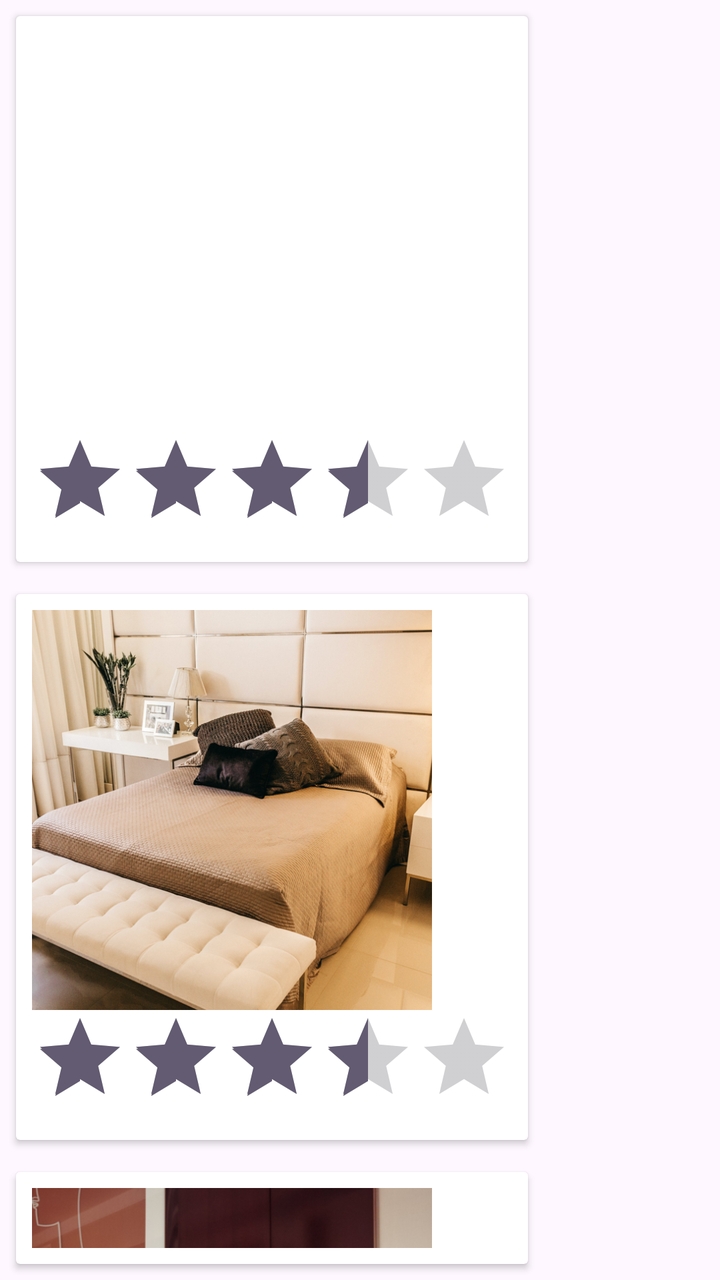
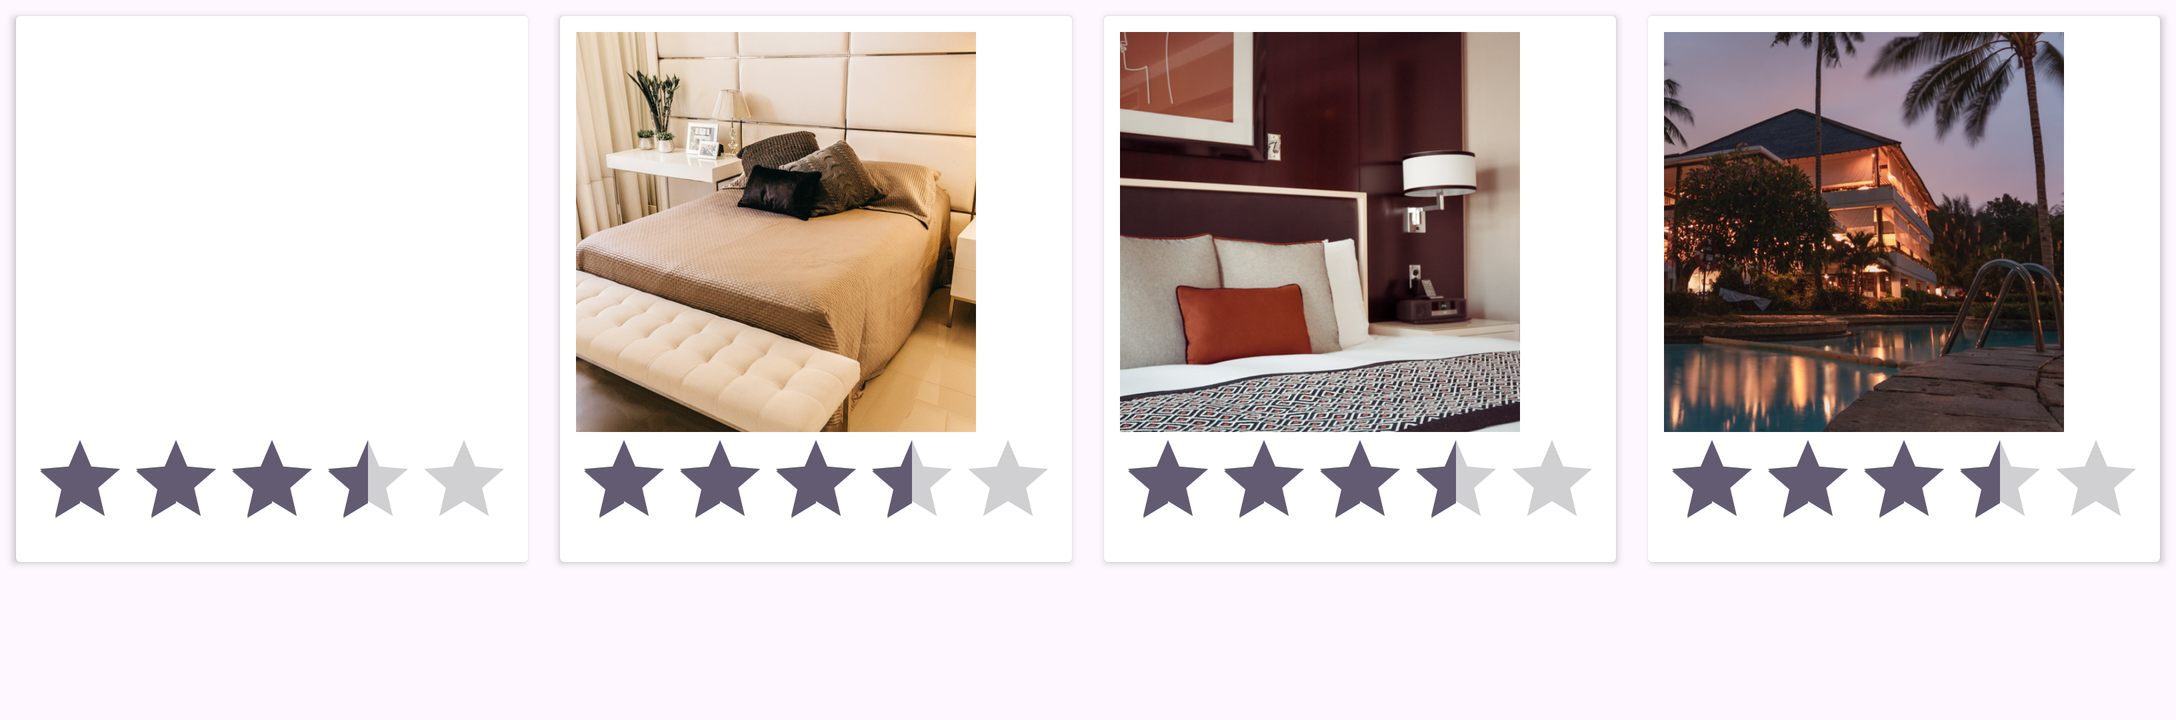

First picture: res/layout/ on a phone held upright. Second picture: the repository's own variant of that layout, on a device whose configuration matches the variant's folder. Source for both follows.
<!-- AndroidManifest.xml: application theme Theme.AppHoteles -->
<!-- res/layout/activity_visited.xml -->
<?xml version="1.0" encoding="utf-8"?>
<HorizontalScrollView xmlns:android="http://schemas.android.com/apk/res/android"
    android:layout_width="match_parent"
    android:layout_height="match_parent"
    android:fillViewport="true">

    <LinearLayout
        android:layout_width="wrap_content"
        android:layout_height="match_parent"
        android:orientation="vertical">

        <androidx.cardview.widget.CardView
            android:layout_width="wrap_content"
            android:layout_height="wrap_content"
            android:layout_margin="8dp">

            <LinearLayout
                android:layout_width="wrap_content"
                android:layout_height="wrap_content"
                android:orientation="vertical"
                android:padding="8dp">

                <ImageView
                    android:layout_width="200dp"
                    android:layout_height="200dp"
                    android:scaleType="centerCrop"
                    android:src="@drawable/hotel1" />

                <RatingBar
                    android:layout_width="wrap_content"
                    android:layout_height="wrap_content"
                    android:numStars="5"
                    android:rating="3.5" />
            </LinearLayout>
        </androidx.cardview.widget.CardView>
        <androidx.cardview.widget.CardView
            android:layout_width="wrap_content"
            android:layout_height="wrap_content"
            android:layout_margin="8dp">

            <LinearLayout
                android:layout_width="wrap_content"
                android:layout_height="wrap_content"
                android:orientation="vertical"
                android:padding="8dp">

                <ImageView
                    android:layout_width="200dp"
                    android:layout_height="200dp"
                    android:src="@drawable/hotel2"
                    android:scaleType="centerCrop"/>

                <RatingBar
                    android:layout_width="wrap_content"
                    android:layout_height="wrap_content"
                    android:numStars="5"
                    android:rating="3.5"/>
            </LinearLayout>
        </androidx.cardview.widget.CardView>
        <androidx.cardview.widget.CardView
            android:layout_width="wrap_content"
            android:layout_height="wrap_content"
            android:layout_margin="8dp">

            <LinearLayout
                android:layout_width="wrap_content"
                android:layout_height="wrap_content"
                android:orientation="vertical"
                android:padding="8dp">

                <ImageView
                    android:layout_width="200dp"
                    android:layout_height="200dp"
                    android:src="@drawable/hotel3"
                    android:scaleType="centerCrop"/>

                <RatingBar
                    android:layout_width="wrap_content"
                    android:layout_height="wrap_content"
                    android:numStars="5"
                    android:rating="3.5"/>
            </LinearLayout>
        </androidx.cardview.widget.CardView>
        <androidx.cardview.widget.CardView
            android:layout_width="wrap_content"
            android:layout_height="wrap_content"
            android:layout_margin="8dp">

            <LinearLayout
                android:layout_width="wrap_content"
                android:layout_height="wrap_content"
                android:orientation="vertical"
                android:padding="8dp">

                <ImageView
                    android:layout_width="200dp"
                    android:layout_height="200dp"
                    android:src="@drawable/hotel4"
                    android:scaleType="centerCrop"/>

                <RatingBar
                    android:layout_width="wrap_content"
                    android:layout_height="wrap_content"
                    android:numStars="5"
                    android:rating="3.5"/>
            </LinearLayout>
        </androidx.cardview.widget.CardView>


    </LinearLayout>
</HorizontalScrollView>
<!-- resources referenced by this layout -->
<resources>
  <!-- drawable hotel2: png bitmap (drawable, 929231 bytes) -->
  <!-- drawable hotel3: png bitmap (drawable, 601063 bytes) -->
  <!-- drawable hotel4: png bitmap (drawable, 694769 bytes) -->
  <style name="Theme.AppHoteles" parent="Base.Theme.AppHoteles" />
  <style name="Base.Theme.AppHoteles" parent="Theme.Material3.DayNight.NoActionBar">
          
          
      </style>
</resources>
<!-- res/layout-land/activity_visited.xml (the repository's variant of the layout above) -->
<!-- drawn on the phone turned sideways -->
<?xml version="1.0" encoding="utf-8"?>
<HorizontalScrollView xmlns:android="http://schemas.android.com/apk/res/android"
    android:layout_width="match_parent"
    android:layout_height="match_parent"
    android:fillViewport="true">

    <LinearLayout
        android:layout_width="wrap_content"
        android:layout_height="match_parent"
        android:orientation="horizontal">

        <androidx.cardview.widget.CardView
            android:layout_width="wrap_content"
            android:layout_height="wrap_content"
            android:layout_margin="8dp">

            <LinearLayout
                android:layout_width="wrap_content"
                android:layout_height="wrap_content"
                android:orientation="vertical"
                android:padding="8dp">

                <ImageView
                    android:layout_width="200dp"
                    android:layout_height="200dp"
                    android:scaleType="centerCrop"
                    android:src="@drawable/hotel1" />

                <RatingBar
                    android:layout_width="wrap_content"
                    android:layout_height="wrap_content"
                    android:numStars="5"
                    android:rating="3.5" />
            </LinearLayout>
        </androidx.cardview.widget.CardView>
        <androidx.cardview.widget.CardView
            android:layout_width="wrap_content"
            android:layout_height="wrap_content"
            android:layout_margin="8dp">

            <LinearLayout
                android:layout_width="wrap_content"
                android:layout_height="wrap_content"
                android:orientation="vertical"
                android:padding="8dp">

                <ImageView
                    android:layout_width="200dp"
                    android:layout_height="200dp"
                    android:src="@drawable/hotel2"
                    android:scaleType="centerCrop"/>

                <RatingBar
                    android:layout_width="wrap_content"
                    android:layout_height="wrap_content"
                    android:numStars="5"
                    android:rating="3.5"/>
            </LinearLayout>
        </androidx.cardview.widget.CardView>
        <androidx.cardview.widget.CardView
            android:layout_width="wrap_content"
            android:layout_height="wrap_content"
            android:layout_margin="8dp">

            <LinearLayout
                android:layout_width="wrap_content"
                android:layout_height="wrap_content"
                android:orientation="vertical"
                android:padding="8dp">

                <ImageView
                    android:layout_width="200dp"
                    android:layout_height="200dp"
                    android:src="@drawable/hotel3"
                    android:scaleType="centerCrop"/>

                <RatingBar
                    android:layout_width="wrap_content"
                    android:layout_height="wrap_content"
                    android:numStars="5"
                    android:rating="3.5"/>
            </LinearLayout>
        </androidx.cardview.widget.CardView>
        <androidx.cardview.widget.CardView
            android:layout_width="wrap_content"
            android:layout_height="wrap_content"
            android:layout_margin="8dp">

            <LinearLayout
                android:layout_width="wrap_content"
                android:layout_height="wrap_content"
                android:orientation="vertical"
                android:padding="8dp">

                <ImageView
                    android:layout_width="200dp"
                    android:layout_height="200dp"
                    android:src="@drawable/hotel4"
                    android:scaleType="centerCrop"/>

                <RatingBar
                    android:layout_width="wrap_content"
                    android:layout_height="wrap_content"
                    android:numStars="5"
                    android:rating="3.5"/>
            </LinearLayout>
        </androidx.cardview.widget.CardView>

    </LinearLayout>
</HorizontalScrollView>
